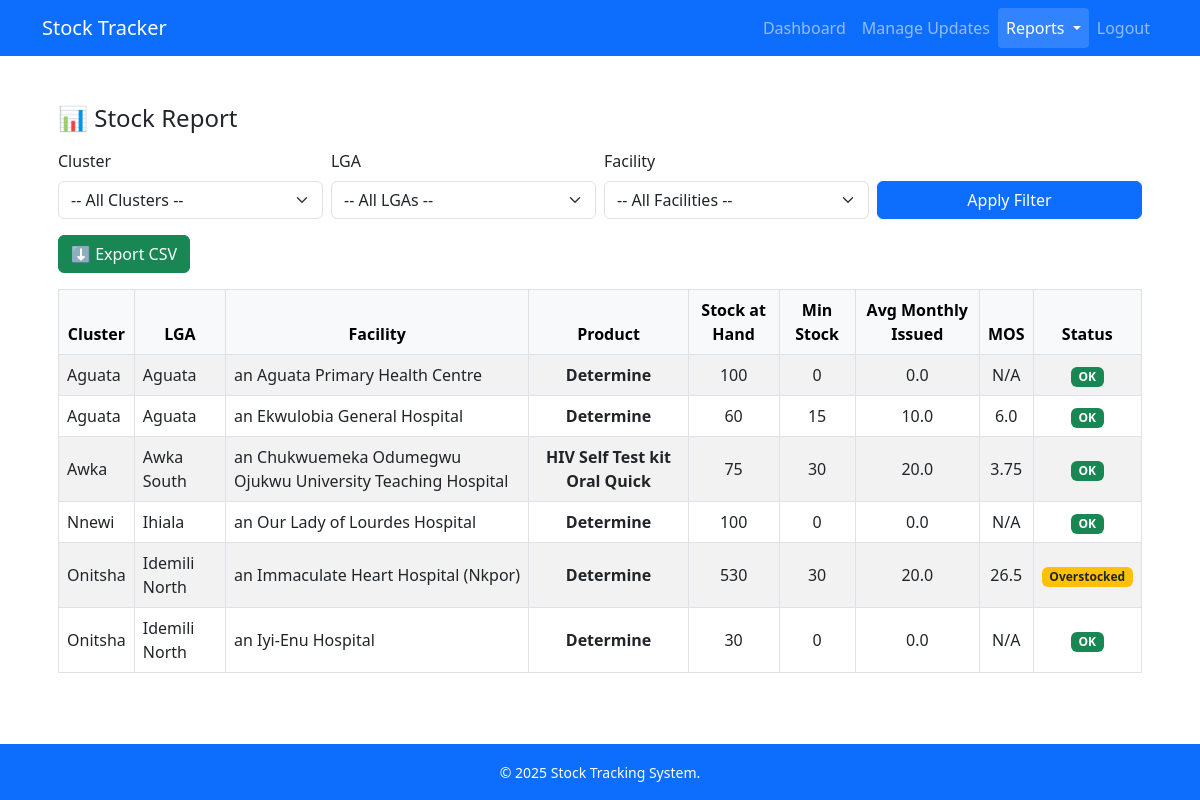
The app's page /report (signed in) with its own data.
### models.py (models this page shows, shortened)
class Product(db.Model):
    id = db.Column(db.Integer, primary_key=True)
    name = db.Column(db.String(120), nullable=False)
    unit = db.Column(db.String(30))
    facility_products = db.relationship('FacilityProduct', backref='product', lazy=True)
    transactions = db.relationship('StockTransaction', backref='product', lazy=True)

class Facility(db.Model):
    id = db.Column(db.Integer, primary_key=True)
    name = db.Column(db.String(150), nullable=False)
    lga_id = db.Column(db.Integer, db.ForeignKey('lga.id'), nullable=False)
    facility_products = db.relationship('FacilityProduct', backref='facility', lazy=True)

### app.py (the view)
@app.route('/report')
def report():
    cluster_id, lga_id, facility_id = get_user_scope_filters(
        request.args.get("cluster_id", type=int),
        request.args.get("lga_id", type=int),
        request.args.get("facility_id", type=int)
    )
    clusters, lgas, facilities = get_dropdowns(cluster_id, lga_id, facility_id)
    report_rows = build_stock_report_rows(cluster_id, lga_id, facility_id)
    return render_template(
        "report.html",
        clusters=clusters,
        lgas=lgas,
        facilities=facilities,
        cluster_id=cluster_id,
        lga_id=lga_id,
        facility_id=facility_id,
        rows=report_rows
    )

### app.py (called while the page is built)
@login_manager.user_loader
def load_user(user_id):
    return User.query.get(int(user_id))

### auth/scope_utils.py (called while the page is built, shortened)
def get_user_scope_filters(cluster_id=None, lga_id=None, facility_id=None):
    if current_user.role in ['super', 'admin']:
        return cluster_id, lga_id, facility_id

### templates/report.html (shortened to what this page needs)
{% extends 'base.html' %}
{% block content %}
<div class="container mt-4">
  <h4 class="mb-3">📊 Stock Report</h4>
  <form method="get" action="{{ url_for('report') }}" class="row g-2 mb-3">
    <div class="col-md-3">
      <label class="form-label">Cluster</label>
      <select name="cluster_id" id="cluster" class="form-select">
        <option value="">-- All Clusters --</option>
      </select>
    </div>
    <div class="col-md-3">
      <label class="form-label">LGA</label>
      <select name="lga_id" id="lga" class="form-select">
        <option value="">-- All LGAs --</option>
      </select>
    </div>
    <div class="col-md-3">
      <label class="form-label">Facility</label>
      <select name="facility_id" id="facility" class="form-select">
        <option value="">-- All Facilities --</option>
      </select>
    </div>
    <div class="col-md-3 d-flex align-items-end">
      <button type="submit" class="btn btn-primary w-100">Apply Filter</button>
    </div>
  </form>
  <div class="mb-3">
    <a href="{{ url_for('export_report', cluster_id=cluster_id, lga_id=lga_id, facility_id=facility_id) }}" class="btn btn-success">
      ⬇️ Export CSV
    </a>
  </div>
  <table class="table table-bordered table-striped align-middle text-center">
    <thead class="table-light">
      <tr>
        <th>Cluster</th>
        <th>LGA</th>
        <th>Facility</th>
        <th>Product</th>
        <th>Stock at Hand</th>
        <th>Min Stock</th>
        <th>Avg Monthly Issued</th>
        <th>MOS</th>
        <th>Status</th>
      </tr>
    </thead>
    <tbody>
      {% for row in rows %}
      <tr>
        <td class="text-start">{{ row.cluster }}</td>
        <td class="text-start">{{ row.lga }}</td>
        <td class="text-start">{{ row.facility }}</td>
        <td class="fw-semibold">{{ row.product }}</td>
        <td>{{ row.stock_at_hand }}</td>
        <td>{{ row.min_stock }}</td>
        <td>{{ row.avg_monthly_issued }}</td>
        <td>{{ row.mos }}</td>
        <td>
          {% if row.status == 'Below Min' %}
            <span class="badge bg-danger">Below Min</span>
          {% elif row.status == 'OK' %}
            <span class="badge bg-success">OK</span>
          {% elif row.status == 'Overstocked' %}
            <span class="badge bg-warning text-dark">Overstocked</span>
          {% else %}
            <span class="badge bg-secondary">{{ row.status }}</span>
          {% endif %}
        </td>
      </tr>
      {% endfor %}
    </tbody>
  </table>
</div>
{% endblock %}

### records on screen
Product: cluster "Aguata", lga "Aguata", facility "an Aguata Primary Health Centre", product "Determine", stock_at_hand "100", min_stock "0", avg_monthly_issued "0.0", mos "N/A", shows "OK", facility "an Ekwulobia General Hospital", stock_at_hand "60", min_stock "15", avg_monthly_issued "10.0", mos "6.0", cluster "Nnewi", lga "Ihiala", facility "an Our Lady of Lourdes Hospital", cluster "Onitsha", lga "Idemili North", facility "an Immaculate Heart Hospital (Nkpor)", stock_at_hand "530", min_stock "30", avg_monthly_issued "20.0", mos "26.5", facility "an Iyi-Enu Hospital", stock_at_hand "30"
Product: cluster "Awka", lga "Awka South", facility "an Chukwuemeka Odumegwu Ojukwu University Teaching Hospital", product "HIV Self Test kit Oral Quick", stock_at_hand "75", min_stock "30", avg_monthly_issued "20.0", mos "3.75", shows "OK"

### other values on screen
{{ current_year or 2025 }} "2025"
